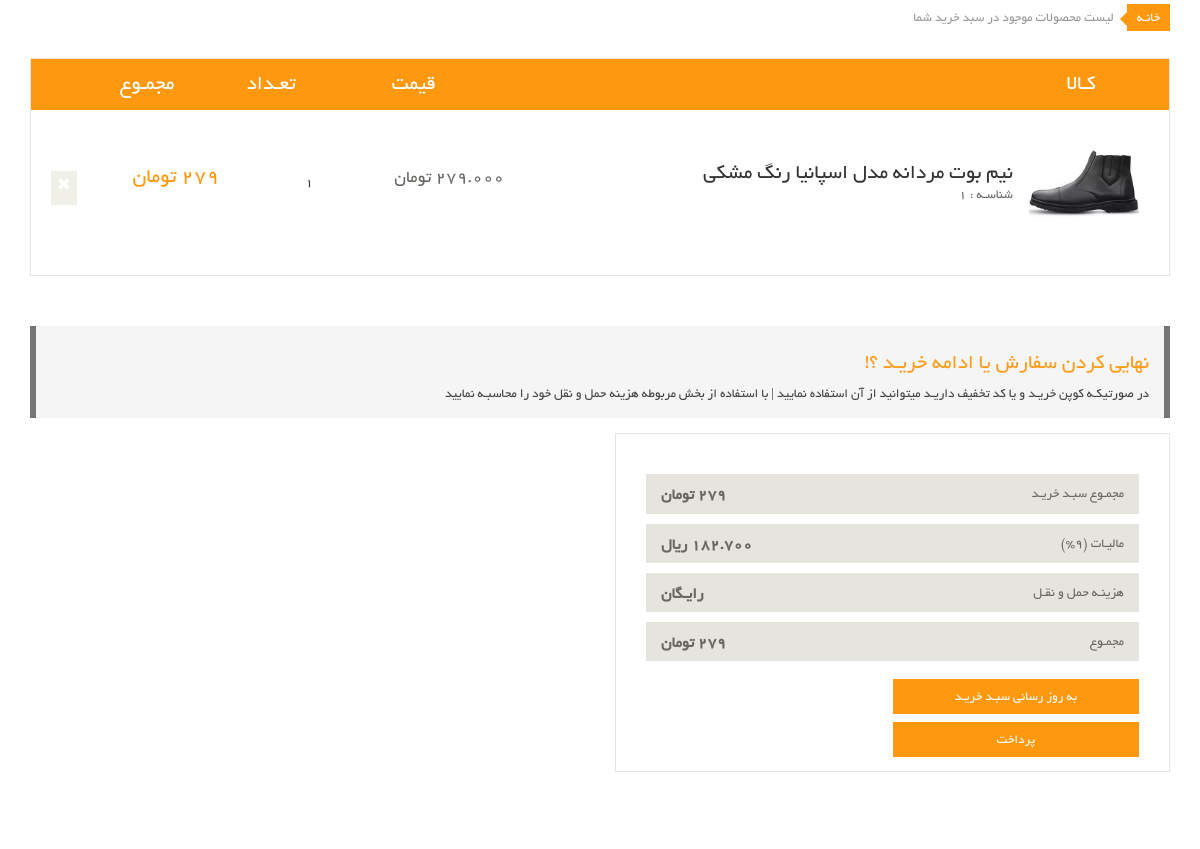
The app's page /open_order (signed in) with its own data.
### ecomerce_order/models.py (models this page shows, shortened)
class OrderDetail(models.Model):
    order = models.ForeignKey(
        Order, on_delete=models.CASCADE, verbose_name='سبد خرید')
    product = models.ForeignKey(
        Product, on_delete=models.CASCADE, verbose_name='محصول')
    price = models.IntegerField(verbose_name='قیمت')
    count = models.IntegerField(verbose_name='تعداد')
    def get_detail_sum(self):
        return self.count * self.price
    class Meta:
        verbose_name = 'اطلاعات جزییات سبد خرید کاربر'
        verbose_name_plural = 'اطلاعات جزییات سبد های خرید کاربران'

### ecomerce_products/models.py (models this page shows, shortened)
class Product(models.Model):
    title = models.CharField(max_length=120, verbose_name='عنوان')
    description = models.TextField(verbose_name='توضیحات')
    price = models.IntegerField(verbose_name='قیمت')
    images = models.ImageField(
        upload_to=upload_image_path, blank=True, null=True, verbose_name='عکس')
    activate = models.BooleanField(default=False, verbose_name='فعال/غیرفعل')
    catagories = models.ManyToManyField(
        ProductCatagory, blank=True, verbose_name='دسته بندی ها')
    visit_count = models.IntegerField(
        default=0, verbose_name='پربازدیدترین محصولات')
    about_manufacturer=models.CharField(max_length=120, verbose_name='درباره سازنده',default='لورم ایپسوم متن ساختگی با تولید سادگی نامفهوم از صنعت')
    class Meta:
        verbose_name = 'محصول'
        verbose_name_plural = 'محصولات'
    object = product_manager()

### ecomerce_order/views.py (the view)
# urls.py: path('open_order', open_user_order),
@login_required(login_url='/login')
def open_user_order(request):
    context = {
        'order': None,
        'details': None,
        'total': 0
    }
    open_order: Order = Order.objects.filter(
        owner_id=request.user.id, is_paid=False).first()
    if open_order is not None:
        context['order'] = open_order
        context['details'] = open_order.orderdetail_set.all()
        context['total'] = open_order.get_total_price()
    return render(request, 'order/open_user_order.html', context)

### ecomerce_order/models.py (called while the page is built)
    def get_total_price(self):
        amount = 0
        for detail in self.orderdetail_set.all():
            amount += detail.price * detail.count
        return amount

### ecomerce_order/templates/order/open_user_order.html
{% extends 'shared/_MainLayout.html' %}
{% block content %}
<section id="cart_items">
    <div class="container">
        <div class="breadcrumbs">
            <ol class="breadcrumb">
                <li><a href="#">خانـه</a></li>
                <li class="active">لیست محصولات موجود در سبد خرید شما</li>
            </ol>
        </div>
        {% if order != None and details|length > 0 %}
        <div class="table-responsive cart_info">
            <table class="table table-condensed">
                <thead>
                    <tr class="cart_menu">
                        <td class="image">کـالا</td>
                        <td class="description"></td>
                        <td class="price">قیمت</td>
                        <td class="quantity">تعـداد</td>
                        <td class="total">مجمـوع</td>
                        <td></td>
                    </tr>
                </thead>
                <tbody>
                    {% for detail in details %}
                    <tr>
                        <td class="cart_product">
                            <a href=""><img src="{{detail.product.images.url}}" alt=""
                                    style="width: 110px;height: 110px; "></a>
                        </td>
                        <td class="cart_description">
                            <h4><a href="">{{detail.product.title}}</a></h4>
                            <p>شناسـه : {{detail.product.id}}</p>
                        </td>
                        <td class="cart_price">
                            <p>{{detail.product.price}}.000 تومان</p>
                        </td>
                        <td class="cart_quantity">
                            <div class="cart_quantity_button">
                                <span>{{detail.count}}</span>
                            </div>
                        </td>
                        <td class="cart_total">
                            <p class="cart_total_price">{{detail.get_detail_sum}} تومان</p>
                        </td>
                        <td class="cart_delete">
                            <a class="cart_quantity_delete" href="remove_order_item/{{detail.id}}"><i
                                    class="fa fa-times"></i></a>
                        </td>
                    </tr>
                    {% endfor %}
                </tbody>
            </table>
        </div>
        {% else %}
        <div class="alert alert-warning">
            <p>هیج محصولی در سبد خرید شما یافت نشد</p>
        </div>
        {% endif %}
    </div>
</section>
<section id="do_action">
    <div class="container">
        <div class="heading">
            <h3>نهایی کردن سفارش یا ادامه خریـد ؟! </h3>
            <p>در صورتیکـه کوپن خریـد و یا کد تخفیف داریـد میتوانید از آن استفاده نمایید | با استفاده از بخش مربوطه
                هزینه حمل و نقل خود را محاسبـه نمایید</p>
        </div>
        <div class="row">
            <div class="col-sm-6">
                <div class="total_area">
                    <ul>
                        <li>مجمـوع سبـد خریـد <span>{{total}} تومان</span></li>
                        <li>مالیـات (9%) <span>182.700 ريال</span></li>
                        <li>هزینـه حمل و نقـل <span>رایـگان</span></li>
                        <li>مجمـوع <span>{{total}} تومان</span></li>
                    </ul>
                    <a class="btn btn-default update" href="shop.html">به روز رسانی سبـد خریـد </a>
                    <a class="btn btn-default check_out" href="checkout.html">پرداخت</a>
                </div>
            </div>
        </div>
    </div>
</section>
{% endblock content %}

### assets/css/main.css (style rules this page uses)
body { font-family: 'BYekan'; font-size: 10pt; position: relative; font-weight: normal; direction: rtl; }
ul li { list-style: none; }
a { -webkit-transition: 300ms; -moz-transition: 300ms; -o-transition: 300ms; transition: 300ms; }
h1, h2, h3, h4, h5, h6 { font-family: 'BYekan', sans-serif; }
#do_action { margin-bottom: 50px; }
.breadcrumbs { position: relative; }
.breadcrumbs .breadcrumb { background:transparent; margin-bottom: 50px; padding-right: 0; }
.breadcrumbs .breadcrumb li a { background:#FE980F; color: #FFFFFF; padding: 3px 10px; }
.breadcrumbs .breadcrumb li a:after { content:""; height:auto; width: auto; border-width: 8px; border-style: solid; border-color: transparent #FE980F transparent transparent; position: absolute; top: 11px; right: 42px; }
.breadcrumbs .breadcrumb > li + li:before { content: " "; }
#cart_items .cart_info { border: 1px solid #E6E4DF; margin-bottom: 50px }
#cart_items .cart_info .cart_menu { background: #FE980F; color: #fff; font-size: 16pt; font-family: 'BYekan', sans-serif; font-weight: normal; text-align: center; }
#cart_items .cart_info .table.table-condensed thead tr { height: 51px; }
#cart_items .cart_info .table.table-condensed tr { border-bottom: 1px solid#F7F7F0 }
#cart_items .cart_info .table.table-condensed tr:last-child { border-bottom: 0 }
.cart_info table tr td { border-top: 0 none; vertical-align: inherit; }
#cart_items .cart_info .image { padding-right: 30px; }
#cart_items .cart_info .cart_description h4 { margin-bottom: 0 }
#cart_items .cart_info .cart_description h4 a { color: #363432; font-family: 'BYekan',sans-serif; font-size: 16pt; font-weight: normal; }
#cart_items .cart_info .cart_description p { color:#696763 }
#cart_items .cart_info .cart_price p { color:#696763; font-size: 18px }
#cart_items .cart_info .cart_total_price { color: #FE980F; font-size: 16pt; }
.cart_product { display: block; margin: 15px 25px 10px -50px; }
.cart_delete { display: block; margin-right: -12px; overflow: hidden; }
.cart_delete a { background:#F0F0E9; color: #FFFFFF; padding: 5px 7px; font-size: 16px }
.heading h3 { color: #363432; font-size: 20px; font-family: 'BYekan', sans-serif; }
.heading p { color: #434343; font-size: 10pt; font-weight: 300; }
#do_action .heading { padding: 5px 15px 5px; border-right: 6px solid #757575; border-left: 6px solid #757575; background: #f5f5f5; margin-bottom: 15px; }
#do_action .heading h3 { color: #FC9D1E; font-size: 16pt !important; }
#do_action .col-sm-6 { float: right !important; }
#do_action .total_area { padding-bottom: 14px !important; }
#do_action .total_area span { font-weight: bold; font-size: 12pt; }
#do_action .total_area, #do_action .chose_area { border: 1px solid #E6E4DF; color: #696763; padding: 30px; margin-bottom: 50px; }
.total_area span { float: left; }
.total_area ul { padding-right: 0px; }
.total_area ul li { background:#E6E4DF; color: #696763; margin-top: 10px; padding: 10px 15px; }
.update, .check_out { background: #FE980F; border-radius: 0; color: #FFFFFF; margin-top: 8px; border: none; padding: 8px 15px; font-size: 10pt; }
.total_area .btn { width: 50% }

### records on screen
OrderDetail: product.images (picture), product "نیم بوت مردانه مدل اسپانیا رنگ مشکی", product.id "1", product.price "279", count "1", get_detail_sum "279"

### other values on screen
{{ total }} "279"
